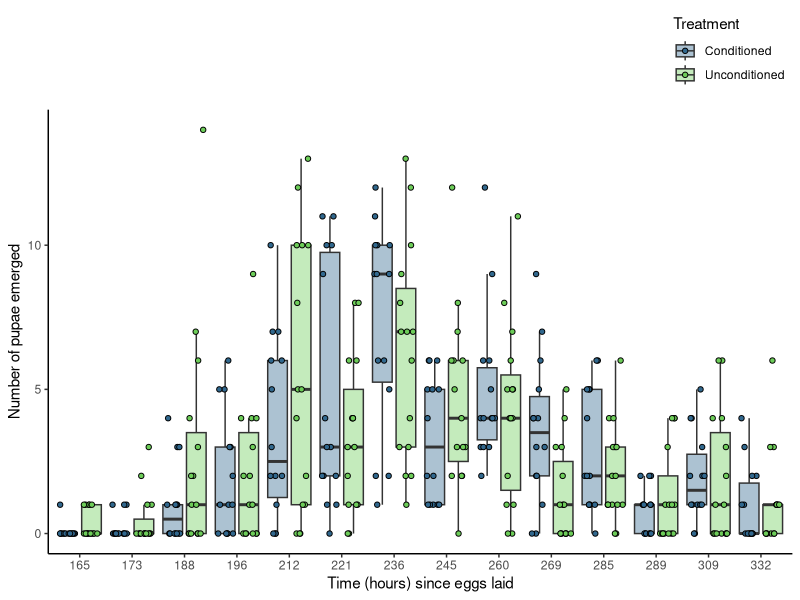

The R script that drew this image: (Note: this script raises an error after producing the figure.)
## Packages
library(tidyverse)
library(ggplot2)
library(readxl)
library(viridis)


## Choosing colours from viridis to use: 
viridis_colors <- viridis(10)

################################################ PUPAE ANALYSIS ####


## Reading pupae data in
pupae_fitness_MFE <- read_excel("data/fitness_development/MFE_pupae.xlsx")
pupae_fitness_MFE <- as.data.frame(pupae_fitness_MFE)

## Boxplot ##
pupae_boxplot_MFE <- ggplot(pupae_fitness_MFE, aes(x = factor(time_hours), y = pupae, fill = treatment)) +
  geom_boxplot(outlier.shape = NA, alpha = .4, position = position_dodge(width = 0.9)) +
  geom_point(aes(fill = treatment),
             size = 1.5, shape = 21,
             position = position_jitterdodge(jitter.width = 0.3, dodge.width = 0.9)) +
  scale_fill_manual(values = viridis_colors[c(4, 8)], labels = c("Conditioned", "Unconditioned")) +
  scale_x_discrete(labels = unique(pupae_fitness_MFE$time_hours)) +
  theme_classic() +
  theme(legend.position = "top",
        legend.justification = "right",
        legend.direction = "vertical",
        strip.placement = "outside", 
        strip.background = element_blank(),  
        strip.text = element_blank()) +
  labs(x = "Time (hours) since eggs laid", 
       y = "Number of pupae emerged",
       fill = "Treatment")


## Display the plot 
pupae_boxplot_2



#### Pupae data check. 
pupae_fitness <- as.data.frame(pupae_fitness)

total_pupae <- pupae_fitness %>% 
  group_by(treatment, vial) %>% 
  summarise(total_pupae = sum(pupae, na.rm = TRUE))

524  / 14 
555 / 15
